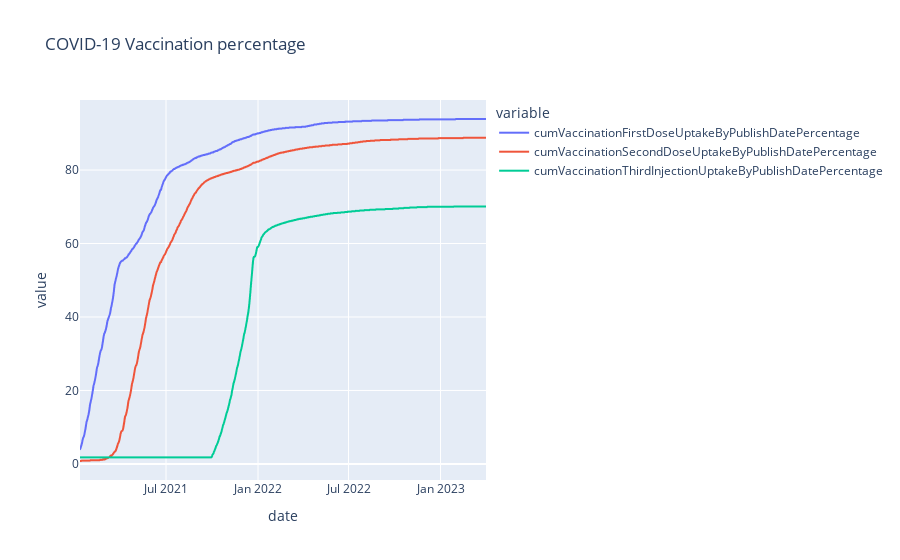

The notebook cell saved with this chart:
### Code cell
fig=px.line(vaccination_percentage,x='date',y=['cumVaccinationFirstDoseUptakeByPublishDatePercentage','cumVaccinationSecondDoseUptakeByPublishDatePercentage','cumVaccinationThirdInjectionUptakeByPublishDatePercentage'], title='COVID-19 Vaccination percentage  ')
fig.show()

### Figure 1 — Plotly figure (JSON) as saved in the notebook; plotly's stock layout.template omitted (floating-point values rounded to 4 significant figures; data arrays with more than 128 entries replaced by an {"elided": "..."} marker saying what was removed)
{"data": [{"hovertemplate": "variable=cumVaccinationFirstDoseUptakeByPublishDatePercentage<br>date=%{x}<br>value=%{y}<extra></extra>", "legendgroup": "cumVaccinationFirstDoseUptakeByPublishDatePercentage", "line": {"color": "#636efa", "dash": "solid"}, "marker": {"symbol": "circle"}, "mode": "lines", "name": "cumVaccinationFirstDoseUptakeByPublishDatePercentage", "showlegend": true, "type": "scattergl", "x": {"elided": "813 str values"}, "xaxis": "x", "y": {"elided": "813 float values"}, "yaxis": "y"}, {"hovertemplate": "variable=cumVaccinationSecondDoseUptakeByPublishDatePercentage<br>date=%{x}<br>value=%{y}<extra></extra>", "legendgroup": "cumVaccinationSecondDoseUptakeByPublishDatePercentage", "line": {"color": "#EF553B", "dash": "solid"}, "marker": {"symbol": "circle"}, "mode": "lines", "name": "cumVaccinationSecondDoseUptakeByPublishDatePercentage", "showlegend": true, "type": "scattergl", "x": {"elided": "813 str values"}, "xaxis": "x", "y": {"elided": "813 float values"}, "yaxis": "y"}, {"hovertemplate": "variable=cumVaccinationThirdInjectionUptakeByPublishDatePercentage<br>date=%{x}<br>value=%{y}<extra></extra>", "legendgroup": "cumVaccinationThirdInjectionUptakeByPublishDatePercentage", "line": {"color": "#00cc96", "dash": "solid"}, "marker": {"symbol": "circle"}, "mode": "lines", "name": "cumVaccinationThirdInjectionUptakeByPublishDatePercentage", "showlegend": true, "type": "scattergl", "x": {"elided": "813 str values"}, "xaxis": "x", "y": {"elided": "813 float values"}, "yaxis": "y"}], "layout": {"legend": {"title": {"text": "variable"}, "tracegroupgap": 0}, "title": {"text": "COVID-19 Vaccination percentage  "}, "xaxis": {"anchor": "y", "domain": [0, 1], "title": {"text": "date"}}, "yaxis": {"anchor": "x", "domain": [0, 1], "title": {"text": "value"}}}}
